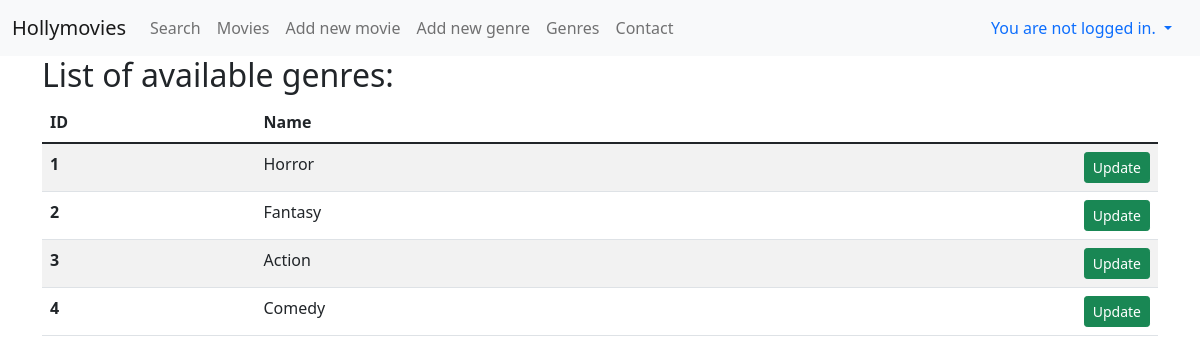
The page /genres/ on the database as committed earlier.
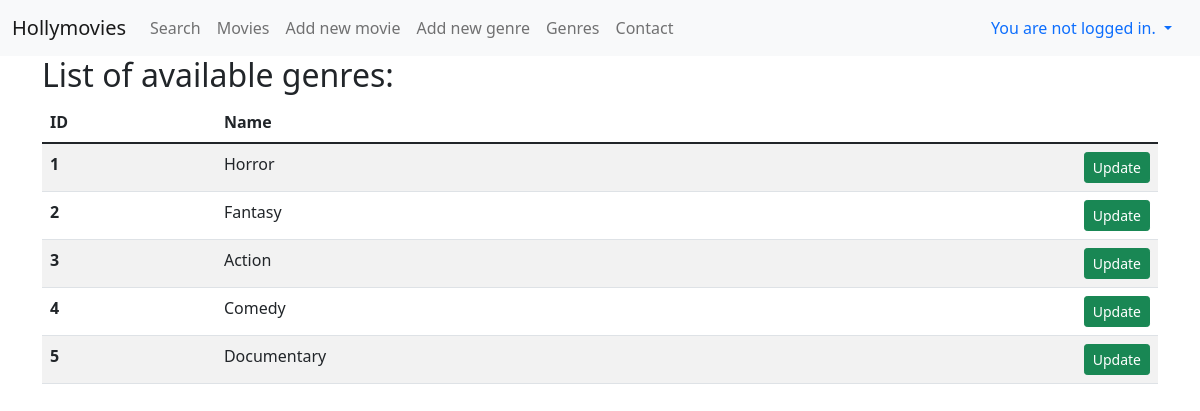
The same page on the database as committed later.
### viewer/models.py (models this page shows, shortened)
class Genre(Model):
    name = CharField(max_length=128)

### viewer/views.py (the view)
# urls.py: path('genres/', GenreListView.as_view(), name="genres"),
class GenreListView(ListView):
    template_name = "genres.html"
    model = Genre

### viewer/templates/genres.html
{% extends "base.html" %}
{% block content %}
<h2>List of available genres:</h2>
<table class="table table-striped table-hover">
  <thead>
    <tr>
      <th scope="col">ID</th>
      <th scope="col">Name</th>
    </tr>
  </thead>
  <tbody>
  {% for genre in object_list %}
    <tr>
      <th scope="row">{{ genre.id }}</th>
        <td>{{ genre.name }} <a class="btn btn-success btn-sm float-end" href="{%  url "update_genre" genre.id %}">Update</a></td>
    </tr>
  {% endfor %}
  </tbody>
</table>
{% endblock %}

Rows that differ between the two databases and show on the page:
added Genre: id "5", name "Documentary"
